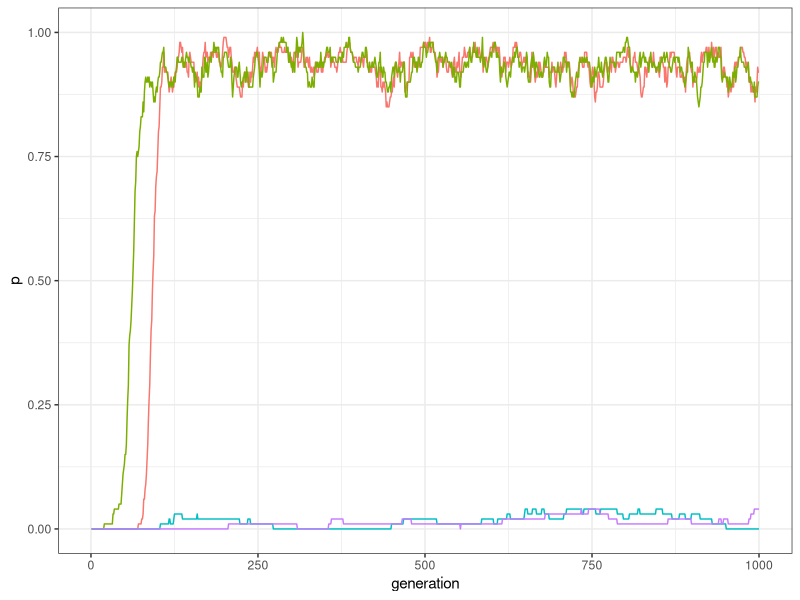
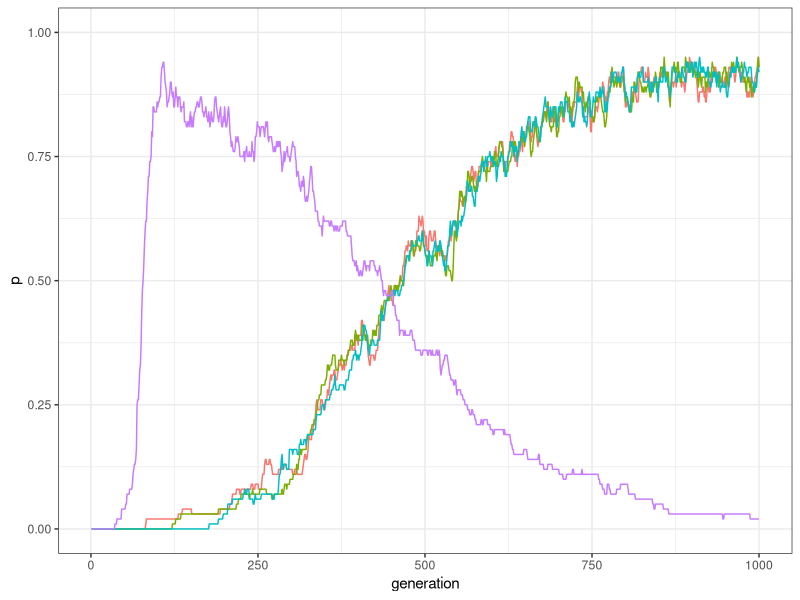
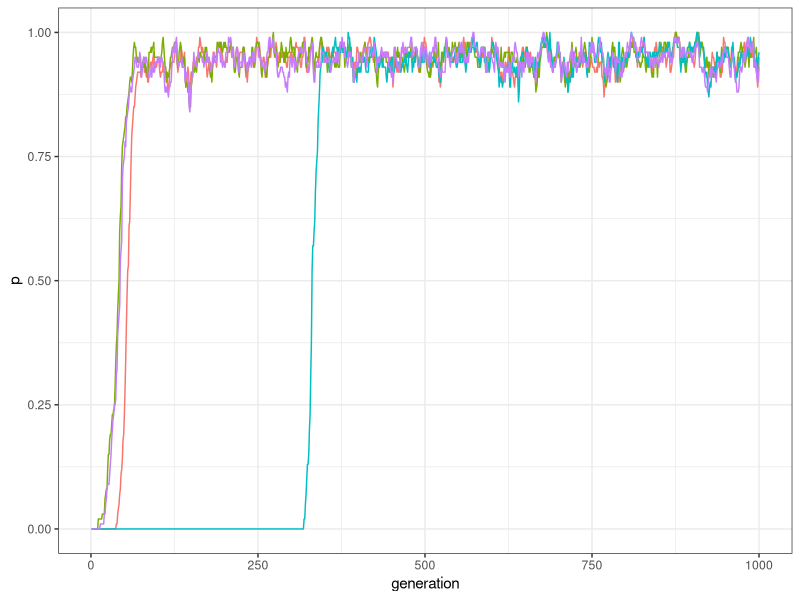
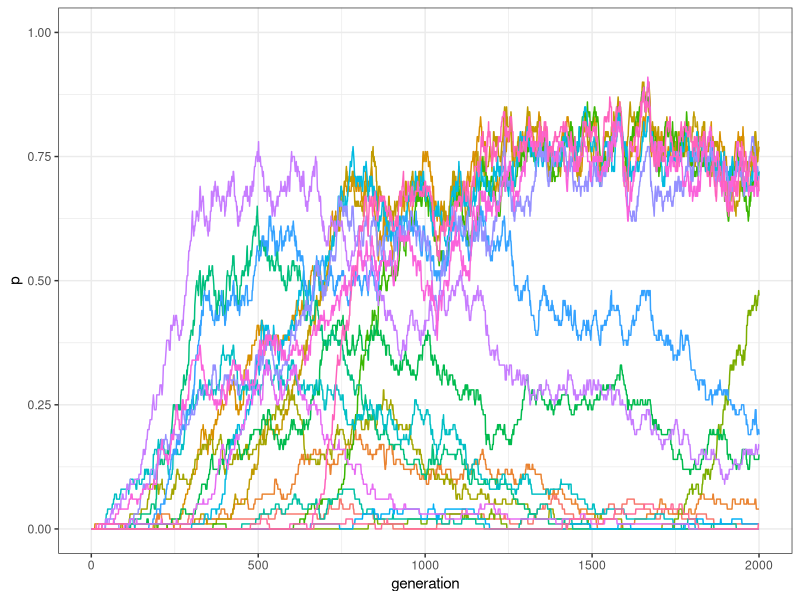
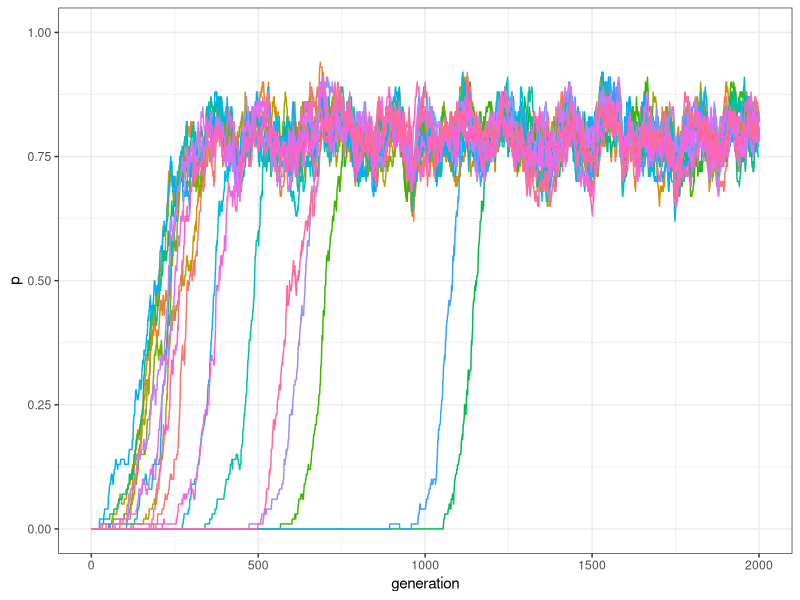
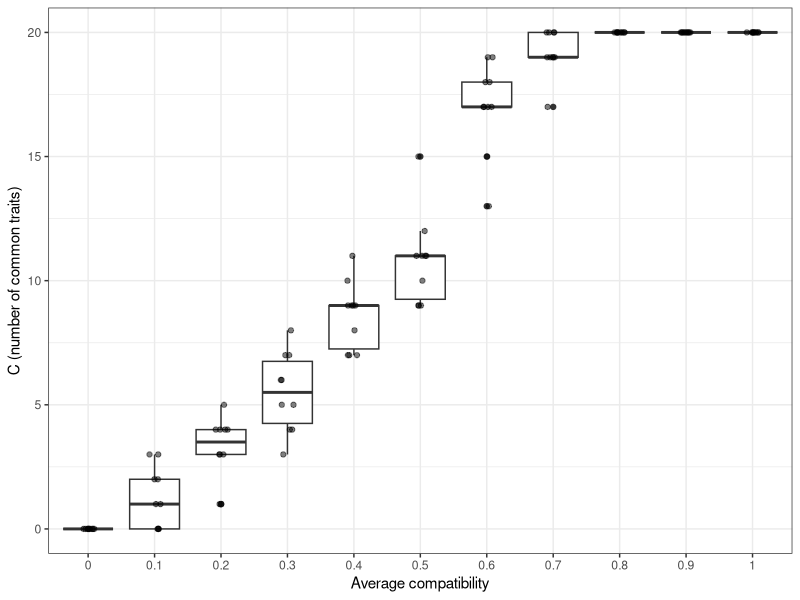

Write R code to recreate these figures, in order.
## ---- chunk 1
library(tidyverse)
my_world <- matrix(c(1,1,-1,-1,1,1,-1,-1,-1,-1,1,1,-1,-1,1,1), nrow = 4, ncol = 4)
my_world
## ---- chunk 2
traits_inter_dependence <- function(N, t_max, k, mu, p_death, world){
  output <- tibble(trait = rep(c("A","B","C","D"), each = t_max), generation = rep(1:t_max, 4), p = as.numeric(rep(NA, t_max * 4)))      
  population <- matrix(0, ncol = 4, nrow = N)
  output[output$generation == 1 ,]$p <- colSums(population) / N
  for(t in 2:t_max){
    # innovations
    innovators <- sample(c(TRUE, FALSE), N, prob = c(mu, 1 - mu), replace = TRUE) 
    innovations <- sample(1:4, sum(innovators), replace = TRUE)
    population[cbind(which(innovators == TRUE), innovations)] <- 1
    
    # copying
    demonstrators <- sample(1:N, replace = TRUE)
    demonstrators_traits <- sample(1:4, N, replace = TRUE)
    
    # not sure how to vectorise the code below. The first "if" can be done with:
    # population[cbind(demonstrators,demonstrators_traits)]==1 as in previous chapter
    # but I could not figure out a way to calculate the compatibility score at population level
    # MS: I can't come up with a faster version either.
    
    for(i in 1:N){
      if(population[demonstrators[i], demonstrators_traits[i]]){
        compatibility_score <- sum(world[demonstrators_traits[i], population[i,]!=0])
        copy <- (1 / (1 + exp(-k*compatibility_score))) > runif(1)
        population[i,demonstrators_traits[i]] <- 1 * copy
      }
    }
    
    # birth/death
    replace <- sample(c(TRUE, FALSE), N, prob = c(p_death, 1 - p_death), replace = TRUE)
    population[replace, ] <- 0
    
    output[output$generation == t ,]$p <- colSums(population) / N
  }
  output
}
## ---- chunk 3
plot_multiple_traits <- function(data_model) {
  ggplot(data = data_model, aes(y = p, x = generation)) +
    geom_line(aes(colour = trait)) +
    ylim(c(0, 1)) +
    theme_bw() +
    theme(legend.position = "none")
}
## ---- chunk 4
my_world <- matrix(c(1,1,-1,-1,1,1,-1,-1,-1,-1,1,1,-1,-1,1,1), nrow = 4, ncol = 4)
data_model <- traits_inter_dependence(N = 100, t_max = 1000, k = 10, mu = 0.0005, p_death = 0.01, world = my_world)
plot_multiple_traits(data_model)
## ---- chunk 5
data_model[data_model$generation==1000,]
## ---- chunk 6
my_world <- matrix(c(1,1,1,-1, 1,1,1,-1,1,1,1,-1,-1,-1,-1,1), nrow = 4, ncol = 4)
data_model <- traits_inter_dependence(N = 100, t_max = 1000, k = 10, mu = 0.0005, p_death = 0.01, world = my_world)
plot_multiple_traits(data_model)
## ---- chunk 7
my_world <- matrix(c(1,1,1,1,1,1,1,1,1,1,1,1,1,1,1,1), nrow = 4, ncol = 4)
data_model <- traits_inter_dependence(N = 100, t_max = 1000, k = 10, mu = 0.0005, p_death = 0.01, world = my_world)
plot_multiple_traits(data_model)
## ---- chunk 8
M <- 7
gamma <- 0.5
my_world <- matrix( rep(1, M * M), nrow = M)
compatibilities <- sample(c(1, -1), choose(M, 2), prob = c(gamma, 1 - gamma), replace = TRUE) 
my_world[upper.tri(my_world)] <- compatibilities
my_world <- t(my_world)
my_world[upper.tri(my_world)] <- compatibilities
## ---- chunk 9
my_world
## ---- chunk 10
traits_inter_dependence_2 <- function(N, M, t_max, k, mu, p_death, gamma){
  output <- matrix(data = NA, nrow = t_max, ncol = M)
  # initalise the traits' world:
  world <- matrix( rep(1, M * M), nrow = M)
  compatibilities <- sample(c(1, -1), choose(M,2), prob = c(gamma, 1 - gamma), replace = TRUE) 
  world[upper.tri(world)] <- compatibilities
  world <- t(world)
  world[upper.tri(world)] <- compatibilities
  # initialise the population:
  population <- matrix(0, ncol = M, nrow = N)
  output[1, ] <- colSums(population) / N 
  for(t in 2:t_max){
    # innovations
    innovators <- sample(c(TRUE, FALSE), N, prob = c(mu, 1 - mu), replace = TRUE) 
    innovations <- sample(1:M, sum(innovators), replace = TRUE)
    population[cbind(which(innovators == TRUE), innovations)] <- 1
    
    # copying
    demonstrators <- sample(1:N, replace = TRUE)
    demonstrators_traits <- sample(1:M, N, replace = TRUE)

    for(i in 1:N){
      if(population[demonstrators[i], demonstrators_traits[i]]){
        compatibility_score <- sum(world[demonstrators_traits[i], which(population[i,]>0)])
        copy <- (1 / (1 + exp(-k*compatibility_score))) > runif(1)
        if(copy){
          population[i,demonstrators_traits[i]] <- 1
        }
      }
    }
    
    # birth/death
    replace <- sample(c(TRUE, FALSE), N, prob = c(p_death, 1 - p_death), replace = TRUE)
    population[replace, ] <- 0
    
    output[t, ] <- colSums(population) / N
  }
  output
}  
## ---- chunk 11
plot_multiple_traits_matrix <- function(data_model) {
  generation <- rep(1:dim(data_model)[1], dim(data_model)[2])
  
  data_to_plot <- as_tibble(data_model) %>%
    gather( key = "trait", value = "p") %>%
    add_column(generation)
  
  ggplot(data = data_to_plot, aes(y = p, x = generation)) +
    geom_line(aes(colour = trait)) +
    ylim(c(0, 1)) +
    theme_bw() +
    theme(legend.position = "none")
}
## ---- chunk 12
data_model <- traits_inter_dependence_2(N = 100, M = 20, t_max = 2000, k = 10, mu = 0.001, p_death = 0.01, gamma = .5)
plot_multiple_traits_matrix(data_model)
## ---- chunk 13
data_model <- traits_inter_dependence_2(N = 100, M = 20, t_max = 2000, k = 10, mu = 0.001, p_death = 0.01, gamma = 1)
plot_multiple_traits_matrix(data_model)
## ---- chunk 14
r_max = 10
test_inter_dependence <- tibble(gamma = as.factor(rep(seq(0, 1, by = .1), r_max)), run = as.factor(rep(1:r_max, each = 11)), C = as.numeric(NA))
for(condition in seq(0, 1, by = .1)){
  for(r in 1:r_max) {
    data_model <- traits_inter_dependence_2(N = 100, M = 20, t_max = 2000, k = 10, mu = 0.001, p_death = 0.01, gamma = condition)
    test_inter_dependence[test_inter_dependence$gamma == condition & test_inter_dependence$run == r, ]$C <- sum(data_model[2000,]>.5)
  }
}
## ---- chunk 15
ggplot(data = test_inter_dependence, aes(x = gamma, y = C)) +
  geom_boxplot() +
  geom_jitter(width = 0.1, height = 0, alpha = 0.5) +
  theme_bw() +
  labs(x = "Average compatibility", y = "C (number of common traits)")
